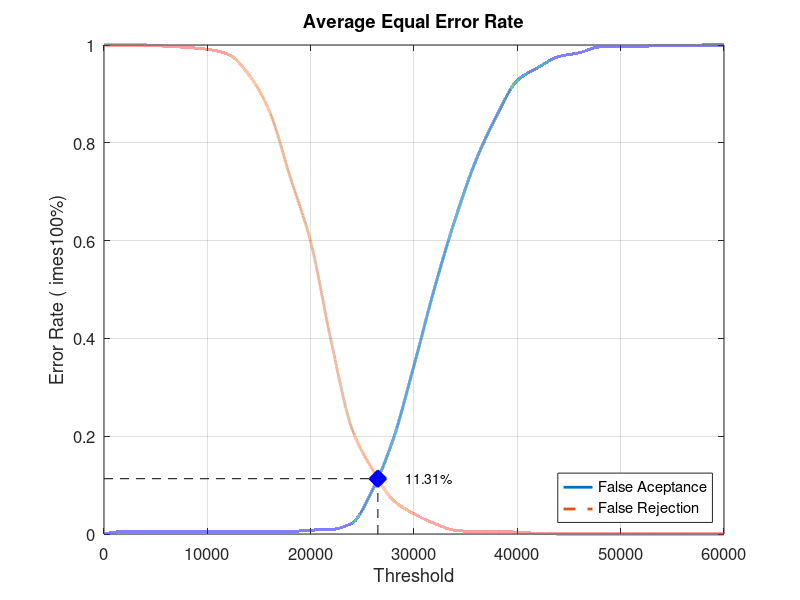
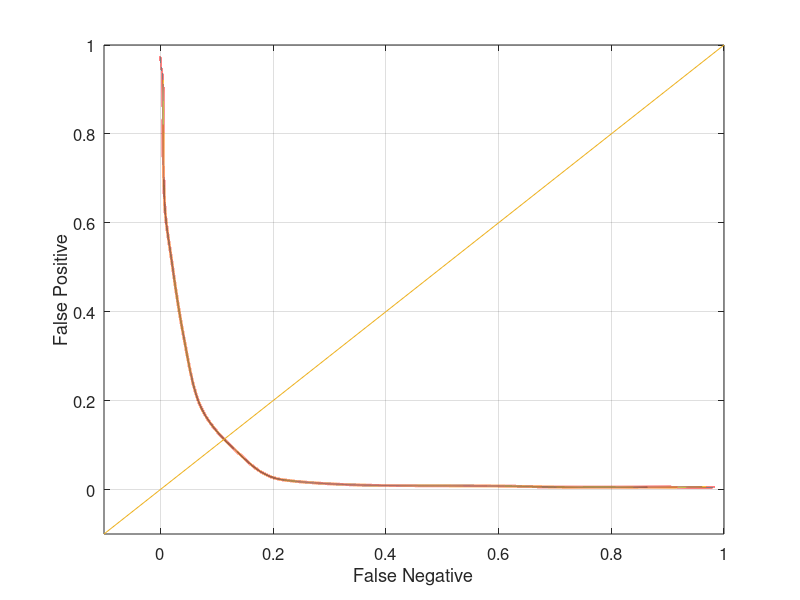

Write the MATLAB code that produced these figures, in order.
close all;
clear;
clc;
x = 0:2000:60000;
xq = 0:0.5:60000;

y0 = [0 0.00526316 0.00526316 0.00526316 0.00526316 0.00526316 0.00526316 0.00526316 0.00526316 0.00526316 0.00789474 0.00921053 0.0223684 0.0907895 0.194737 0.344737 0.503947 0.644737 0.764474 0.855263 0.927632 0.953947 0.976316 0.984211 0.996053 0.996053 0.997368 0.998684 0.998684 1 1]
yy0 = interp1(x, y0, xq, 'pchip');
y1 = [1 1 1 0.9975 0.995 0.99125 0.98125 0.94 0.865 0.73125 0.5975 0.3925 0.215 0.13125 0.06875 0.04125 0.02125 0.0075 0.005 0.005 0.00375 0.00125 0 0 0 0 0 0 0 0 0]
yy1 = interp1(x, y1, xq, 'pchip');

% Calculating EER: 
y2 = abs(y0 - y1);
find(y2 == min(y2))
yy2 = abs(yy0 - yy1);
xEER = find(yy2 == min(yy2));
xEERIndex = xq(xEER) % X-axis EER
yEER = yy0(xEER) % Y-axis EER

main = figure
plot(xq, yy0,'-','LineWidth', 2);	hold on
plot(xq, yy1,'--','LineWidth', 2);	hold on
plot([xEERIndex xEERIndex], [0 yEER], 'k--');	hold on
plot([0 xEERIndex], [yEER yEER], 'k--');	hold on
plot(xEERIndex, yEER, 'bx', 'LineWidth', 10);	hold on
text(xEERIndex + 10 * xEERIndex / 100, yEER, [num2str(round((10000 * yEER)) / 100) '%'])
legend('False Aceptance', 'False Rejection', 'Location', 'SouthEast')
xlabel('Threshold')
ylabel('Error Rate (	imes100%)')
title('Average Equal Error Rate')
set(gca, 'FontSize', 12)
axis([0 60000 0 1])
grid on

print(main, 'Experiment1AverageMain', '-dpng');
FNRxFPR = figure('Color', [1 1 1]);
plot(yy1, yy0, '-', yy1, yy0, 'LineWidth', 2);
hold on
y = -0.1:0.1:1
plot(y, y); 
set(gca, 'FontSize', 12)
xlabel('False Negative')
ylabel('False Positive')
axis([-0.1 1 -0.1 1])
set(gca, 'FontSize', 12)
grid on

print(FNRxFPR, 'Experiment1AverageFNRxFPR','-dpng');
